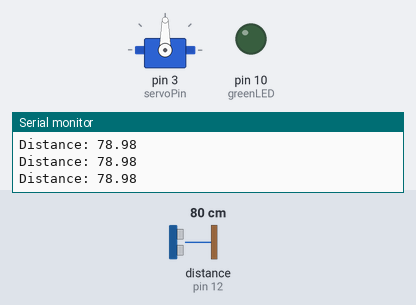
Bench run of a sketch on a simulated Arduino Uno, built with avr-gcc and run on an emulated ATmega328P. Parts: servo, output pins drawn as LEDs (lit = HIGH), the last lines printed to the serial monitor. Wiring (inferred from the names in the program): ultrasonic range finder: trigger pin 13; echo pin 12. Inputs (shaded band) come from the test bench; at power-on: distance to the obstacle (sensor on pin 12) 80 cm. The echo pulse lasts 58.3 µs per cm; pins used as bus, display or sensor lines are not drawn.

Above: at 1.2 s.
1.3 s: distance to the obstacle (sensor on pin 12) set to 179 cm
2.8 s: distance to the obstacle (sensor on pin 12) set to 187 cm
At 3.2 s:
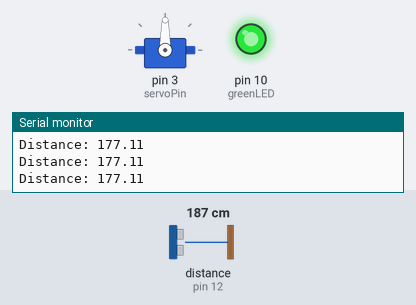
4.4 s: distance to the obstacle (sensor on pin 12) set to 120 cm
At 7.0 s:
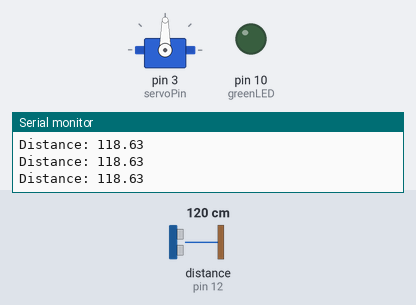
7.4 s: distance to the obstacle (sensor on pin 12) set to 183 cm
At 7.8 s:
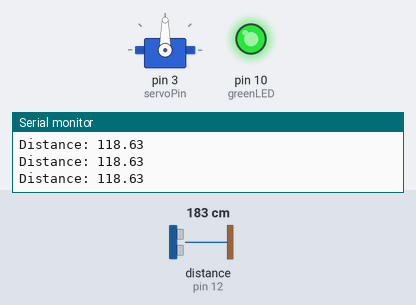
Timing chart, 0 to 10.0 s (numbered marks = the images above; inputs shaded):
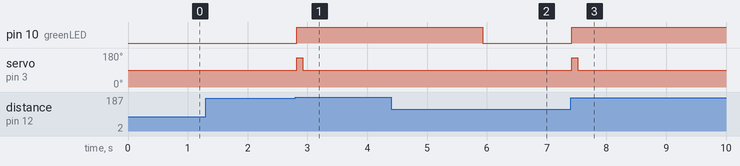

The sketch:

Distance_Sensor_Code.ino
```cpp
#include <Servo.h>
int servoPin = 3;
Servo Servo1;
const int trigPin = 13;
const int echoPin = 12;


const int greenLED = 10;

long duration;
double distance;

double maxDistanceInches = 180; // this is how far we want our sensor to read, ignore everything farther than 12 inches.

void setup() {
  Servo1.attach(servoPin);
  pinMode(trigPin, OUTPUT); // Sets the trigPin as an Output
  pinMode(echoPin, INPUT); // Sets the echoPin as an Input
  pinMode(greenLED, OUTPUT);
  digitalWrite(greenLED, LOW);
  Serial.begin(9600); // Starts the serial communication
}
void loop() {
  // Clears the trigPin
  digitalWrite(trigPin, LOW);
  delayMicroseconds(2);

  // Sets the trigPin on HIGH state for 10 micro seconds
  digitalWrite(trigPin, HIGH);
  delayMicroseconds(10);
  digitalWrite(trigPin, LOW);

  // Reads the echoPin, returns the sound wave travel time in microseconds
  duration = pulseIn(echoPin, HIGH);

  // Calculating the distance in cm
  distance = duration * 0.034 / 2;


  //Light up light depending on distance!
  if ((distance > 180) && (distance < 225)) {

     digitalWrite(greenLED, HIGH);
     Servo1.write(155);
     delay(100);
     Servo1.write(90);
      delay(3000);
  }
  else
     digitalWrite(greenLED, LOW);


  // Prints the distance on the Serial Monitor
  Serial.print("Distance: ");
  Serial.println(distance);
}
```

Measured:
- the behaviour switches between 181 and 182 cm on distance to the obstacle (sensor on pin 12) (found by bisection; images 0 and 1)
- after the input at 2.8 s, pin 10 (greenLED): LOW → HIGH at once; servo on pin 3 (servoPin): 90° → 155° at once, → 90° 0.10 s later
- after the input at 4.4 s, pin 10 (greenLED): HIGH → LOW after 1.5 s; servo on pin 3 (servoPin): stays 90° (without the input it goes to 155° after 1.5 s)
- after the input at 7.4 s, pin 10 (greenLED): LOW → HIGH at once; servo on pin 3 (servoPin): 90° → 155° at once, → 90° 0.10 s later
